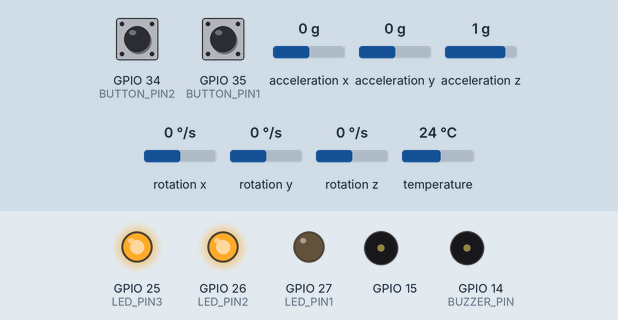
Bench run of a sketch on a simulated ESP32. On the bench: output pins drawn as LEDs (lit = HIGH), buzzer (waves = sounding, pin HIGH). Dashed ring = blinking. The inputs (shaded band) are chosen by the test bench; at power-on: acceleration z 1 g, acceleration x 0 g, GPIO 34 (BUTTON_PIN2) HIGH, GPIO 35 (BUTTON_PIN1) HIGH, acceleration y 0 g, rotation x 0 °/s, rotation y 0 °/s, rotation z 0 °/s, temperature 24 °C. WiFi joins after 1.5 s; servers stay silent unless stated; the modem accepts every AT command (registered, SIM ready, sends succeed) and sends nothing else; what the sketch prints to the serial monitor is not drawn.

Above: at 4.5 s.
4.6 s: acceleration z set to -0.8 g
6.1 s: acceleration z set to -1.1 g
At 6.17 s:
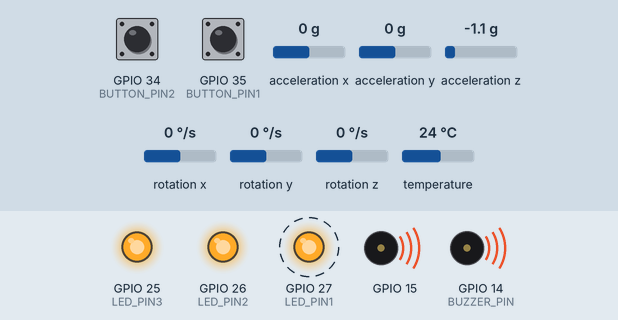
9.1 s: acceleration x set to -1.4 g
At 9.2 s:
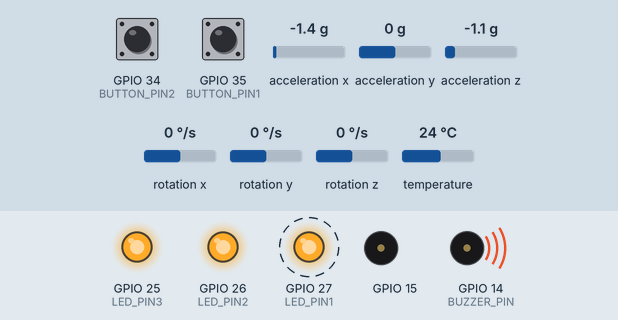
Timing chart, 0 to 12.6 s (numbered marks = the images above; inputs shaded):
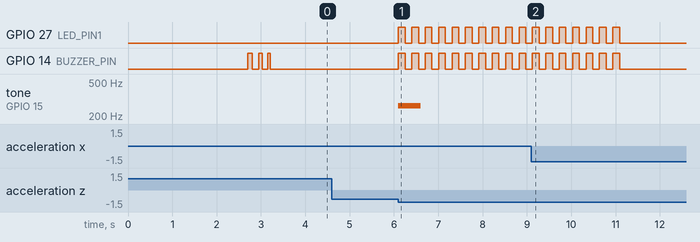

Measured:
- the behaviour switches between -0.9 and -1 g on acceleration z (found by bisection; images 0 and 1)
- after the input at 4.6 s, every drawn part: stays the same
- after the input at 6.1 s, GPIO 27 (LED_PIN1), GPIO 14 (BUZZER_PIN): alternates HIGH for 0.15 s and LOW for 0.15 s, starting at once; tone on GPIO 15: silent → 262 Hz at once, → silent 0.50 s later
- after the input at 9.1 s, GPIO 27 (LED_PIN1), GPIO 14 (BUZZER_PIN): goes on until 11.1 s, then stays LOW

The sketch:

MPU_Websocket_wifi_SenderConnection.ino
```cpp
#include <WiFi.h>
#include <ArduinoWebsockets.h>
#include <Wire.h>
#include <Adafruit_MPU6050.h>
#include <Adafruit_Sensor.h>
#include <HardwareSerial.h>
#include <TinyGPS++.h>
#define BUTTON_PIN1 35  // GPIO21 pin connected to button
#define BUTTON_PIN2 34  // GPIO21 pin connected to button
#define MODEM_RX 16     // RX2 => connecté au TX du module
#define MODEM_TX 17     // TX2 => connecté au RX du module
#define RXD2 3
#define TXD2 1
#define LED_PIN1 27
#define LED_PIN2 26
#define LED_PIN3 25
#define BUZZER_PIN 14

//Mpu variable
Adafruit_MPU6050 mpu;

//sim variable
HardwareSerial sim800(2);

//Gps variable
TinyGPSPlus gps;
HardwareSerial gpsSerial(0);

boolean fall = false;        // Variable pour savoir si une chute a été détectée
unsigned long fallTime = 0;  // Temps de détection de la chute
float initialZ = 0.0;        // Valeur d'accélération Z initiale pour vérifier le retournement
float initialX = 0.0;        // Valeur d'accélération X initiale pour vérifier le retournement
float initialY = 0.0;        // Valeur d'accélération Y initiale pour vérifier le retournement

// Variables will change:
int btn1;
int btn2;

//Wifi & websocket local
// const char* ssid = "AllForOneIT";
// const char* password = "AllS@fe123!.";
// const char* websockets_server_host = "192.168.0.117";  // IP PC (serveur Spring Boot)
// const uint16_t websockets_server_port = 8080;

//Wifi & websocket phone
const char* ssid = "iPhone 8";
const char* password = "12345678";
const char* websockets_server_host = "172.20.10.2";  // IP PC (serveur Spring Boot)
const uint16_t websockets_server_port = 8080;

String position = "-18.924442702179174, 47.548936373018044";

using namespace websockets;
WebsocketsClient client;

void onMessageCallback(WebsocketsMessage message) {
  Serial.print("Reçu du serveur : ");
  Serial.println(message.data());
}

//mpuFuction
void mpuInit() {
  // Initialisation du capteur MPU6050
  if (!mpu.begin()) {
    Serial.println("Échec de la connexion au capteur MPU6050");
    while (1) {
      delay(50);  // Boucle infinie si le capteur n'est pas trouvé
    }
  }

  // Configuration du capteur MPU6050
  mpu.setAccelerometerRange(MPU6050_RANGE_8_G);
  mpu.setGyroRange(MPU6050_RANGE_250_DEG);
  mpu.setFilterBandwidth(MPU6050_BAND_21_HZ);

  delay(1000);
  Serial.println("Capteur MPU6050 initialisé avec succès !");
  digitalWrite(LED_PIN2, HIGH);
}

// Connexion WiFi
void wifiInit() {

  WiFi.begin(ssid, password);
  while (WiFi.status() != WL_CONNECTED) {
    delay(500);
    Serial.print(".");
  }
  Serial.println("WiFi connecté");
}

void setup() {
  pinMode(LED_PIN1, OUTPUT);
  pinMode(LED_PIN2, OUTPUT);
  pinMode(LED_PIN3, OUTPUT);
  pinMode(BUZZER_PIN, OUTPUT);
  Serial.begin(115200);
  sim800.begin(9600, SERIAL_8N1, MODEM_RX, MODEM_TX);
  gpsSerial.begin(9600, SERIAL_8N1, RXD2, TXD2);
  wifiInit();
  mpuInit();

  pinMode(BUTTON_PIN1, INPUT);
  pinMode(BUTTON_PIN2, INPUT);

  // Définir le callback quand un message est reçu
  client.onMessage(onMessageCallback);

  // Connecter au serveur WebSocket
  String url = "ws://" + String(websockets_server_host) + ":" + String(websockets_server_port) + "/ws";
  bool connected = client.connect(url);

  if (connected) {
    Serial.println("Connecté au serveur WebSocket !");
    client.send("Hello depuis l'ESP32");
    digitalWrite(LED_PIN3, HIGH);
  } else {
    Serial.println("Échec de la connexion WebSocket !");
  }

  signalBuzzer();
}


void loop() {
  client.poll();  // Très important : permet de garder la connexion vivante
  sendValue();
  mpuReadValue();
  alertBuzzer();
}

//button function
void sendValue() {
  btn1 = digitalRead(BUTTON_PIN1);
  btn2 = digitalRead(BUTTON_PIN2);

  if (btn1 == LOW) {
    printLocation(gps);
    activeAlert(1);
  }
  if (btn2 == LOW) {
    discardAlert();
  }
}

void activeAlert(int value) {
  Serial.println("The state changed  HIGH");
  fall = true;
  alertBuzzer();
  //ici sms send
  sendSms(value);
  client.send("1");
  delay(500);
}

void discardAlert() {
  Serial.println("The state changed Low");
  client.send("0");
  fall = false;
  delay(500);
}

void mpuReadValue() {
  // Variables pour stocker les événements de capteur
  sensors_event_t a, g, temp;
  mpu.getEvent(&a, &g, &temp);

  // Affichage des valeurs d'accélération (X, Y, Z)
  // Serial.print("Accélération X: ");
  // Serial.print(a.acceleration.x);
  // Serial.print(" Y: ");
  // Serial.print(a.acceleration.y);
  // Serial.print(" Z: ");
  // Serial.println(a.acceleration.z);

  // Logique de détection de chute
  if (!fall) {
    // Vérification si l'accélération sur l'axe Z indique une chute
    if (a.acceleration.z < -9.8) {  // Chute si l'accélération en Z est très faible
      fall = true;
      fallTime = millis();          // Enregistrer le moment de la chute
      initialZ = a.acceleration.z;  // Enregistrer la valeur d'accélération Z initiale
      initialX = a.acceleration.x;  // Enregistrer la valeur d'accélération X initiale
      initialY = a.acceleration.y;  // Enregistrer la valeur d'accélération Y initiale
      Serial.println("Chute détectée !");
      tone(15, 262, 500);  // Émet un son de 262 Hz pendant 500 ms
    }
  } else {
    // Si une chute a été détectée, vérifier si l'appareil s'est redressé dans les 5 secondes
    unsigned long currentTime = millis();
    if (currentTime - fallTime > 5000) {  // Si 5 secondes se sont écoulées depuis la chute
      // Vérification si l'inclinaison est toujours présente
      if (abs(a.acceleration.x - initialX) > 2.0 || abs(a.acceleration.y - initialY) > 2.0) {
        // Si l'inclinaison est toujours significative sur les axes X ou Y, l'appareil ne s'est pas redressé
        Serial.println("ALERTE: Chute non relevée !");  //function to send message
        printLocation(gps);

        activeAlert(0);
        client.send("1");
        // Activer l'alert
        tone(15, 523, 1000);  // Émet un son de 523 Hz pendant 1 seconde pour alerter
      }
      // fall = false;  // Réinitialiser l'état de chute
    }
  }

  // delay(1000);
}

void printResponse() {
  while (sim800.available()) {
    Serial.write(sim800.read());
  }
}

void sendSms(int state) {
  sim800.println("AT");
  delay(500);
  printResponse();

  sim800.println("AT+CMGF=1");
  delay(500);
  printResponse();

  sim800.println("AT+CMGS=\"+261381936418\"");
  delay(500);

  //Attente de l'invite ">"
  unsigned long timeout = millis();
  while (!sim800.find(">")) {
    if (millis() - timeout > 5000) {
      Serial.println("Erreur : pas d'invite >");
      return;  // Quitter pour éviter crash
    }
  }

  String message;
  if (state == 0) {
    message.reserve(160);
    message = "Alerte chute ! Pos: ";
    message += position;
    message += "\nhttps://maps.google.com/?q=";
    message += position;
  } else {
    message.reserve(160);
    message = "Alerte probleme ! ";
    message += position;
    message += "\nhttps://maps.google.com/?q=";
    message += position;
  }

  sim800.print(message);
  sim800.write(26);  // CTRL+Z
  delay(5000);
  printResponse();

  Serial.println("SMS envoyé !");
}

// Envoi du SMS (Ctrl+Z = 0x1A)
//   sim800.write(0x1A);
//   delay(500);

//   Serial.println("SMS envoyé !");
// }

void printLocation(TinyGPSPlus& gps) {
  if (gps.location.isUpdated()) {
    float latitude = gps.location.lat();
    float longitude = gps.location.lng();
    Serial.print("LAT: ");
    Serial.println(latitude, 6);
    Serial.print("LONG: ");
    Serial.println(longitude, 6);

    // Maj position
    position = String(latitude, 6) + "," + String(longitude, 6);

  } else {
    Serial.println("Waiting for valid GPS data...");
  }
}

void alertBuzzer() {
  static unsigned long previousMillis = 0;
  static bool buzzerState = false;
  const unsigned long interval = 150;  // Intervalle de clignotement

  if (fall) {
    unsigned long currentMillis = millis();

    if (currentMillis - previousMillis >= interval) {
      previousMillis = currentMillis;
      buzzerState = !buzzerState;  // alterne ON/OFF

      digitalWrite(BUZZER_PIN, buzzerState);
      digitalWrite(LED_PIN1, buzzerState);
    }
  } else {
    // Éteint tout si pas de chute
    digitalWrite(BUZZER_PIN, LOW);
    digitalWrite(LED_PIN1, LOW);
  }
}


void signalBuzzer() {
  for (int i = 0; i < 3; i++) {
    digitalWrite(BUZZER_PIN, HIGH);
    delay(100 - (i * 20));  // le bip devient plus rapide
    digitalWrite(BUZZER_PIN, LOW);
    delay(150 - (i * 30));  // et la pause aussi
  }
}
```
